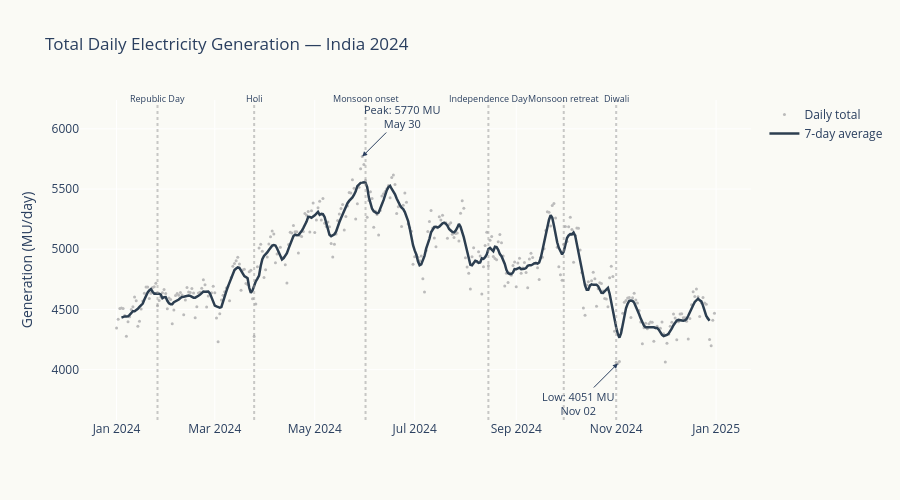

The notebook cell saved with this chart:
### Markdown cell above
## 2. Total Generation — The Grid's Pulse

### Code cell
fig = go.Figure()

# Raw daily
fig.add_trace(go.Scatter(
    x=df24['date'], y=df24['total'],
    mode='markers', marker=dict(size=3, color='#BBBBBB'),
    name='Daily total',
    hovertemplate='%{y:.0f} MU | %{x|%b %d, %a}<extra></extra>',
))

# 7-day rolling
smooth_total = df24['total'].rolling(7, center=True).mean()
fig.add_trace(go.Scatter(
    x=df24['date'], y=smooth_total,
    mode='lines', line=dict(width=2.5, color='#2C3E50'),
    name='7-day average',
    hovertemplate='7d avg: %{y:.0f} MU | %{x|%b %d}<extra></extra>',
))

# Mark notable peaks and troughs
peak_idx = df24['total'].idxmax()
trough_idx = df24['total'].idxmin()

fig.add_annotation(x=df24.loc[peak_idx, 'date'], y=df24.loc[peak_idx, 'total'],
    text=f"Peak: {df24.loc[peak_idx, 'total']:.0f} MU<br>{df24.loc[peak_idx, 'date'].strftime('%b %d')}",
    showarrow=True, arrowhead=2, ax=40, ay=-40, font=dict(size=11))

fig.add_annotation(x=df24.loc[trough_idx, 'date'], y=df24.loc[trough_idx, 'total'],
    text=f"Low: {df24.loc[trough_idx, 'total']:.0f} MU<br>{df24.loc[trough_idx, 'date'].strftime('%b %d')}",
    showarrow=True, arrowhead=2, ax=-40, ay=40, font=dict(size=11))

# Key events — add as vertical lines + annotations manually
events = [
    ('2024-01-26', 'Republic Day'),
    ('2024-03-25', 'Holi'),
    ('2024-08-15', 'Independence Day'),
    ('2024-11-01', 'Diwali'),
    ('2024-06-01', 'Monsoon onset'),
    ('2024-09-30', 'Monsoon retreat'),
]

for date_str, label in events:
    ts = pd.Timestamp(date_str)
    fig.add_shape(type='line', x0=ts, x1=ts, y0=0, y1=1, yref='paper',
                  line=dict(dash='dot', color='rgba(150,150,150,0.5)'))
    fig.add_annotation(x=ts, y=1, yref='paper', text=label,
                       showarrow=False, font=dict(size=9), yshift=10)

fig.update_layout(
    title='Total Daily Electricity Generation — India 2024',
    yaxis_title='Generation (MU/day)',
    hovermode='x unified',
    plot_bgcolor='#FAFAF5', paper_bgcolor='#FAFAF5',
    height=500,
)
fig.show()

print(f'Peak day: {df24.loc[peak_idx, "date"].strftime("%B %d")} — {df24.loc[peak_idx, "total"]:.0f} MU')
print(f'Low day: {df24.loc[trough_idx, "date"].strftime("%B %d")} — {df24.loc[trough_idx, "total"]:.0f} MU')

### Figure 1 — Plotly figure (JSON) as saved in the notebook; plotly's stock layout.template omitted (floating-point values rounded to 4 significant figures; data arrays with more than 128 entries replaced by an {"elided": "..."} marker saying what was removed)
{"data": [{"hovertemplate": "%{y:.0f} MU | %{x|%b %d, %a}<extra></extra>", "marker": {"color": "#BBBBBB", "size": 3}, "mode": "markers", "name": "Daily total", "type": "scatter", "x": {"elided": "366 str values"}, "y": {"elided": "366 float values"}}, {"hovertemplate": "7d avg: %{y:.0f} MU | %{x|%b %d}<extra></extra>", "line": {"color": "#2C3E50", "width": 2.5}, "mode": "lines", "name": "7-day average", "type": "scatter", "x": {"elided": "366 str values"}, "y": {"elided": "366 float values"}}], "layout": {"annotations": [{"arrowhead": 2, "ax": 40, "ay": -40, "font": {"size": 11}, "showarrow": true, "text": "Peak: 5770 MU<br>May 30", "x": "2024-05-30T00:00:00", "y": 5770.0}, {"arrowhead": 2, "ax": -40, "ay": 40, "font": {"size": 11}, "showarrow": true, "text": "Low: 4051 MU<br>Nov 02", "x": "2024-11-02T00:00:00", "y": 4051.0}, {"font": {"size": 9}, "showarrow": false, "text": "Republic Day", "x": "2024-01-26T00:00:00", "y": 1, "yref": "paper", "yshift": 10}, {"font": {"size": 9}, "showarrow": false, "text": "Holi", "x": "2024-03-25T00:00:00", "y": 1, "yref": "paper", "yshift": 10}, {"font": {"size": 9}, "showarrow": false, "text": "Independence Day", "x": "2024-08-15T00:00:00", "y": 1, "yref": "paper", "yshift": 10}, {"font": {"size": 9}, "showarrow": false, "text": "Diwali", "x": "2024-11-01T00:00:00", "y": 1, "yref": "paper", "yshift": 10}, {"font": {"size": 9}, "showarrow": false, "text": "Monsoon onset", "x": "2024-06-01T00:00:00", "y": 1, "yref": "paper", "yshift": 10}, {"font": {"size": 9}, "showarrow": false, "text": "Monsoon retreat", "x": "2024-09-30T00:00:00", "y": 1, "yref": "paper", "yshift": 10}], "height": 500, "hovermode": "x unified", "paper_bgcolor": "#FAFAF5", "plot_bgcolor": "#FAFAF5", "shapes": [{"line": {"color": "rgba(150,150,150,0.5)", "dash": "dot"}, "type": "line", "x0": "2024-01-26T00:00:00", "x1": "2024-01-26T00:00:00", "y0": 0, "y1": 1, "yref": "paper"}, {"line": {"color": "rgba(150,150,150,0.5)", "dash": "dot"}, "type": "line", "x0": "2024-03-25T00:00:00", "x1": "2024-03-25T00:00:00", "y0": 0, "y1": 1, "yref": "paper"}, {"line": {"color": "rgba(150,150,150,0.5)", "dash": "dot"}, "type": "line", "x0": "2024-08-15T00:00:00", "x1": "2024-08-15T00:00:00", "y0": 0, "y1": 1, "yref": "paper"}, {"line": {"color": "rgba(150,150,150,0.5)", "dash": "dot"}, "type": "line", "x0": "2024-11-01T00:00:00", "x1": "2024-11-01T00:00:00", "y0": 0, "y1": 1, "yref": "paper"}, {"line": {"color": "rgba(150,150,150,0.5)", "dash": "dot"}, "type": "line", "x0": "2024-06-01T00:00:00", "x1": "2024-06-01T00:00:00", "y0": 0, "y1": 1, "yref": "paper"}, {"line": {"color": "rgba(150,150,150,0.5)", "dash": "dot"}, "type": "line", "x0": "2024-09-30T00:00:00", "x1": "2024-09-30T00:00:00", "y0": 0, "y1": 1, "yref": "paper"}], "title": {"text": "Total Daily Electricity Generation — India 2024"}, "yaxis": {"title": {"text": "Generation (MU/day)"}}}}
